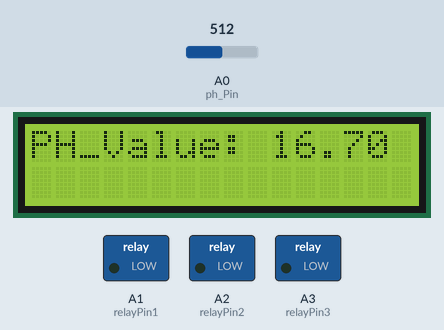
Bench run of a sketch on a simulated Arduino Uno, built with avr-gcc and run on an emulated ATmega328P. On the bench: 16×2 character LCD, switched loads named in the sketch (green lamp = pin HIGH). Inputs (shaded band) come from the test bench; at power-on: A0 (ph_Pin) = 512. What the sketch prints to the serial monitor is not drawn.

Above: at 0.8 s.
0.9 s: A0 (ph_Pin) set to 716
At 2.1 s:
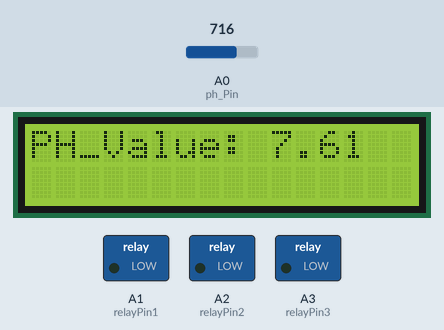
2.8 s: A0 (ph_Pin) set to 900
At 4.7 s:
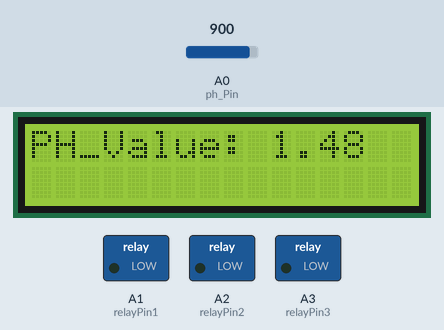
5.0 s: A0 (ph_Pin) set to 1023
At 35.6 s:
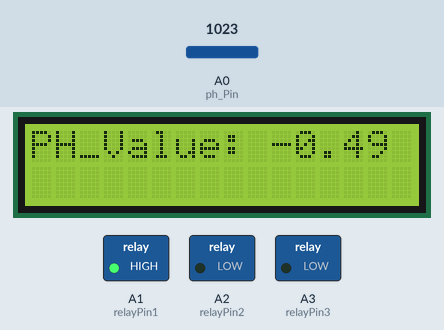
Timing chart, 0 to 36.6 s (numbered marks = the images above; inputs shaded):
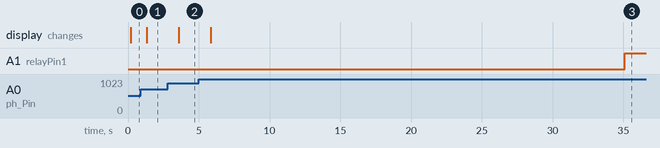

The sketch:

PH_Meter_Code.ino
```cpp
// include the library code:
#include <LiquidCrystal.h>

// initialize the library by associating any needed LCD interface pin
// with the arduino pin number it is connected to
const int rs = 4, en = 3, d4 = 2, d5 = 5, d6 = 6, d7 = 7;
LiquidCrystal lcd(rs, en, d4, d5, d6, d7);


#define ph_Pin A0
#define relayPin1 A1
#define relayPin2 A2
#define relayPin3 A3


float calibration = 21.34 + 5.20;  //change this value to calibrate
int sensorValue = 0;
unsigned long int avgValue;
float b;
int buf[10], temp;

float phValue;
int count = 0;


void setup() {
  Serial.begin(115200);
  lcd.begin(16, 2);
  lcd.setCursor(0, 0);
  lcd.print("PH Sensor");

  pinMode(relayPin1, OUTPUT);
  pinMode(relayPin2, OUTPUT);
  pinMode(relayPin3, OUTPUT);

  for(int i = 0; i < 30; i++)
  {
     ph_Sensor();
     delay(1000);
  }

}


void loop() {
  count++;
  ph_Sensor();
  delay(1000);

  if(count > 30)
  {
    digitalWrite(relayPin1, LOW);
    digitalWrite(relayPin2, LOW);
    digitalWrite(relayPin3, LOW);
    count = 31;
  }
  else if(count )

  if (phValue < 5.00) {
    digitalWrite(relayPin1, HIGH);
    digitalWrite(relayPin2, LOW);
    digitalWrite(relayPin3, LOW);
  } else if (phValue > 6.0 && phValue < 8.5) {
    digitalWrite(relayPin1, LOW);
    digitalWrite(relayPin2, HIGH);
    digitalWrite(relayPin3, LOW);
  } else if (phValue > 8.50) {
    digitalWrite(relayPin1, LOW);
    digitalWrite(relayPin2, LOW);
    digitalWrite(relayPin3, HIGH);
  }

}


void ph_Sensor() {
  for (int i = 0; i < 10; i++) {
    buf[i] = analogRead(ph_Pin);
    delay(10);
  }
  for (int i = 0; i < 9; i++) {
    for (int j = i + 1; j < 10; j++) {
      if (buf[i] > buf[j]) {
        temp = buf[i];
        buf[i] = buf[j];
        buf[j] = temp;
      }
    }
    avgValue = 0;
    for (int i = 2; i < 8; i++)
      avgValue += buf[i];
    float pHVol = (float)avgValue * 4.8 / 1023.0 / 6;
    phValue = -5.70 * pHVol + calibration;

   if(phValue < 6.5 )
   {
    phValue = phValue * 0.6;
   }
   else if(phValue > 6 && phValue < 7.8)
   {
    phValue = phValue * 1.03;
   }
   else if(phValue > 7.8)
   {
    phValue = phValue * 1.3;
   }


    Serial.print("phValue   : ");
    lcd.setCursor(0, 0);
    lcd.print("PH_Value: ");
    lcd.print(phValue);
    lcd.print("  ");
    Serial.println(phValue);
  }
}
```

Measured:
- after the input at 0.9 s, the display: changes after 0.43 s (image 1)
- after the input at 2.8 s, the display: changes after 0.78 s (image 2)
- after the input at 5.0 s, the display: changes after 0.84 s (image 3)
